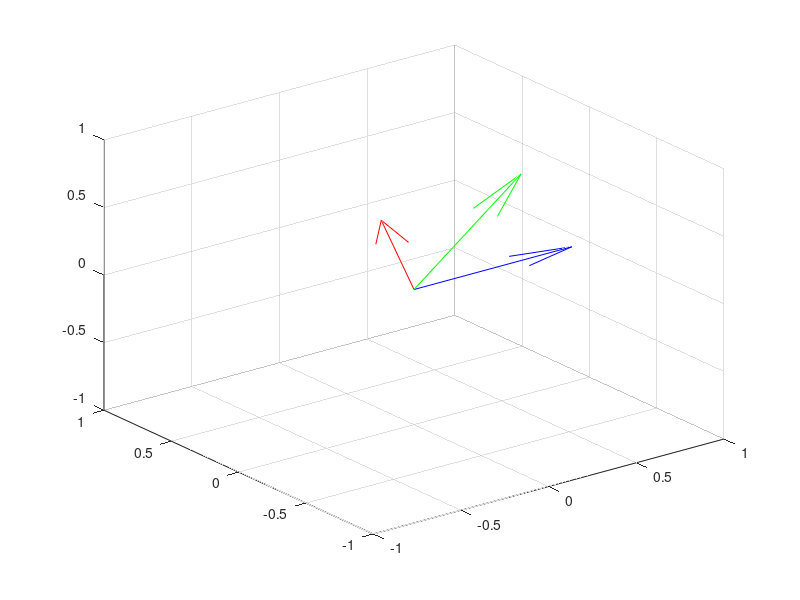

Recreate this plot in MATLAB. (Note: this script raises an error after producing the figure.)

try
    close all
    clear all
end

tiltPlane = -28.0315;
inPlane   = -0.4975;
inPlane   = -45;
cx = 1024;
cy = 1024;

% Rx =    [1,     0,               0;...
%          0,      cosd(tilt),    -sind(tilt);...
%          0,      sind(tilt),    cosd(tilt)];
   
%Uses rodruiges rotation formula


w = [cosd(90+tiltPlane);
    sind(90+tiltPlane);
    0];

w_  =    [  0   -w(3)   w(2);
            w(3)    0   -w(1);
            -w(2)   w(1)    0];
        
I = [1 0 0;
    0 1 0;
    0 0 1];


testThetas = 0:5:360;
R_test = zeros(3,3,length(testThetas));

for(i=1:length(testThetas))
    R_test(:,:,i) = I + sind(testThetas(i))*w_ + (1-cosd(testThetas(i)))*(w_)^2;
end

R = I + sind(inPlane)*w_ + (1-cosd(inPlane))*(w_)^2;


x = [1;0;0];

% x_test = zeros(3,1,length(testThetas));
% 
% for(i=1:size(x_test,3))
%     x_test(:,:,i) = R_test(:,:,i)*x;
%     if(i==1)
%         disp(R_test(:,:,i));
%         disp(x);
%         disp(R_test(:,:,i)*x);
%     end
% end

x2 = R*x;

figure        
quiver3(0,0,0, w(1),w(2),w(3),'r');
hold on
quiver3(0,0,0, x(1),x(2),x(3),'b');
quiver3(0,0,0, x2(1),x2(2),x2(3),'g');

xlim([-1,1]);
ylim([-1,1]);
zlim([-1,1]);
testImage = ReadInGE('C:\Users\Andy Petersen\Documents\MATLAB\Xray\2013_12_NiTi1Hf\Sample6_5_00006.tiff');


pixelVectors = zeros(4,2048*2048);

for(i=1:2048)
    for(j=1:2048)
         pixelVectors(:,2048*(i-1)+j) = [j-cx;-i+cy;0;testImage(i,j)];
    end
end

pixelVectors_rotated = ((R*pixelVectors(1:3,:)).*([1;-1;1]*ones(1,size(pixelVectors,2)))) + ([cx;cy;0]*ones(1,size(pixelVectors,2)));
pixelVectors_rotated = [pixelVectors_rotated;pixelVectors(4,:)];

newIM = zeros(2048,2048);
for(i=1:2048)
    for(j=1:2048)        
%         for(k=1:size(pixelVectors_rotated,2))                        
%             if(sqrt(pixelVectors_rotated(1,k).^2+pixelVectors_rotated(2,k).^2) < ...
%                     sqrt(pixelVectors_rotated(1,index).^2+pixelVectors_rotated(2,index).^2))
%                 index((2048*(i-1)+ j))=k;
%             end
%         end
        if(ceil(pixelVectors_rotated(1,2048*(i-1)+j)) > 0 && ceil(pixelVectors_rotated(1,2048*(i-1)+j)) < 2049 &&...
                ceil(pixelVectors_rotated(2,2048*(i-1)+j)) > 0 && ceil(pixelVectors_rotated(2,2048*(i-1)+j)) < 2049)
            newIM(ceil(pixelVectors_rotated(2,2048*(i-1)+j)),ceil(pixelVectors_rotated(1,2048*(i-1)+j))) = pixelVectors_rotated(4,2048*(i-1)+j);
        end
    end
end
disp('done')

figure
imagesc(testImage,[0,max(max(testImage))]);  
title('Original');
axis square

figure
imagesc(newIM,[0,max(max(testImage))]);  
title('Adjusted');
axis square



% imVectors = zeros(2048*2048,3);
% c=tand(90+tilt);
% 
% figure
% % quiver3(0,0,0,0,0,0);
% % hold on;
% for(i=1:2048)
%     for(j=1:2048)
%         imVectors((i-1)*2048 + j,:) = [j-1024,-i+1024,(-i+1024)/c];       
% %         quiver3(0,0,0,imVectors(i-1+1024));
%     end
% end
% 
% xx=reshape(imVectors,2048,2048,3);
% figure
% mesh(xx(:,:,3));
% 
% imVectors2 = (Rx*imVectors')';
% xx2=reshape(imVectors2,2048,2048,3);
% figure
% mesh(xx2(:,:,3));
% % % newIm = zeros(4096,4096);
% % % c=sind(90+tilt);
% % % for(i=1:size(testImage,2))
% % %     for(j=1:size(testImage,1))
% % %         ny = (cy-j)/c;        
% % %         npy = -(ny-1024);
% % %         newIm(ceil(npy)+1024,i+1024) = testImage(j,i); %note 1024 in here is padding
% % %     end
% % % end
% % % 
% % % figure
% % % imagesc(newIm,[0,max(max(newIm))]);
% % % axis square
% % % disp('done')

% % th = 4.7032;
% % eta = 0:360/72:360-360/72;
% % ome = -62.5:5:62.5;
% % 
% % try
% %     close(h)
% % end
% % 
% % h = figure;
% % 
% % origin = [0,0,0];
% % x = [5,0,0];
% % y = [0,5,0];
% % z = [0,0,5];
% % 
% % pl = plot3([origin(1),x(1)],[origin(2),x(2)],[origin(3),x(3)],'r');
% % xlim([-2,2]);
% % ylim([-2,2]);
% % zlim([-2,2]);
% % grid on
% % hold on
% % plot3([origin(1),y(1)],[origin(2),y(2)],[origin(3),y(3)],'g');
% % plot3([origin(1),z(1)],[origin(2),z(2)],[origin(3),z(3)],'b');
% % 
% % 
% % eta = eta + 180;
% % 
% % q0  = [1 0 0]';
% % 
% % %y-axis rotation
% % R_th    = [ ...
% %     cosd(th) 0 sind(th); ...
% %     0 1 0; ...
% %     -sind(th) 0 cosd(th); ...
% %     ];
% % q0  = R_th*q0;
% % 
% % plot3([origin(1),q0(1)],[origin(2),q0(2)],[origin(3),q0(3)],'k');
% % 
% % n_ome   = length(ome);
% % n_eta   = length(eta);
% % 
% % q_eta   = zeros(3,n_eta);
% % for i = 1:1:n_eta
% %     %z-axis rotation
% %     R_eta   = [ ...
% %         cosd(eta(i)) -sind(eta(i)) 0; ...
% %         sind(eta(i)) cosd(eta(i)) 0; ...
% %         0 0 1; ...
% %         ]';
% %     temp = R_eta*q0;
% %     q_eta(:,i)  = temp;
% %     plot3([origin(1),temp(1)],[origin(2),temp(2)],[origin(3),temp(3)],'k');
% % end
% % 
% % q_pf    = zeros(3,n_eta * n_ome);
% % for i = 1:1:n_ome
% %     %y-axis rotation
% %     R_ome   = [ ...
% %         cosd(ome(i)) 0 sind(ome(i)); ...
% %         0 1 0; ...
% %         -sind(ome(i)) 0 cosd(ome(i)); ...
% %         ];
% %     temp = R_ome*q_eta;
% %     q_ome	= temp;
% %     
% %     if(i==1)
% %         assignin('base','set1',temp);
% %     end
% %     if(i==2)
% %         assignin('base','set2',temp);
% %     end
% %     plot3([origin(1),temp(1)],[origin(2),temp(2)],[origin(3),temp(3)],'k');
% %     
% %     ini = 1 + n_eta * (i - 1);
% %     fin = n_eta * i;
% %     q_pf(:,ini:fin)  = q_ome;
% % end
% % 
% % plot3(set1(1,:),set1(2,:),set1(3,:))
% % plot3(set2(1,:),set2(2,:),set2(3,:))